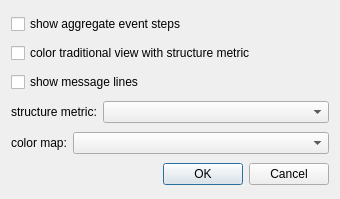
<?xml version="1.0" encoding="UTF-8"?>
<ui version="4.0">
 <class>VisOptionsDialog</class>
 <widget class="QDialog" name="VisOptionsDialog">
  <property name="geometry">
   <rect>
    <x>0</x>
    <y>0</y>
    <width>340</width>
    <height>199</height>
   </rect>
  </property>
  <property name="windowTitle">
   <string>Visualization Options</string>
  </property>
  <layout class="QVBoxLayout" name="verticalLayout">
   <item>
    <widget class="QCheckBox" name="showAggregateCheckBox">
     <property name="text">
      <string>show aggregate event steps</string>
     </property>
    </widget>
   </item>
   <item>
    <widget class="QCheckBox" name="metricColorTraditionalCheckBox">
     <property name="text">
      <string>color traditional view with structure metric</string>
     </property>
    </widget>
   </item>
   <item>
    <widget class="QCheckBox" name="showMessagesCheckBox">
     <property name="text">
      <string>show message lines</string>
     </property>
    </widget>
   </item>
   <item>
    <layout class="QHBoxLayout" name="horizontalLayout">
     <item>
      <widget class="QLabel" name="label">
       <property name="text">
        <string>structure metric:</string>
       </property>
      </widget>
     </item>
     <item>
      <widget class="QComboBox" name="metricComboBox">
       <property name="sizePolicy">
        <sizepolicy hsizetype="Preferred" vsizetype="Fixed">
         <horstretch>1</horstretch>
         <verstretch>0</verstretch>
        </sizepolicy>
       </property>
      </widget>
     </item>
    </layout>
   </item>
   <item>
    <layout class="QHBoxLayout" name="horizontalLayout_2">
     <item>
      <widget class="QLabel" name="label_2">
       <property name="text">
        <string>color map:</string>
       </property>
      </widget>
     </item>
     <item>
      <widget class="QComboBox" name="colorComboBox">
       <property name="sizePolicy">
        <sizepolicy hsizetype="Preferred" vsizetype="Fixed">
         <horstretch>1</horstretch>
         <verstretch>0</verstretch>
        </sizepolicy>
       </property>
      </widget>
     </item>
    </layout>
   </item>
   <item>
    <widget class="QDialogButtonBox" name="buttonBox">
     <property name="orientation">
      <enum>Qt::Horizontal</enum>
     </property>
     <property name="standardButtons">
      <set>QDialogButtonBox::Cancel|QDialogButtonBox::Ok</set>
     </property>
    </widget>
   </item>
  </layout>
 </widget>
 <resources/>
 <connections>
  <connection>
   <sender>buttonBox</sender>
   <signal>accepted()</signal>
   <receiver>VisOptionsDialog</receiver>
   <slot>accept()</slot>
   <hints>
    <hint type="sourcelabel">
     <x>248</x>
     <y>254</y>
    </hint>
    <hint type="destinationlabel">
     <x>157</x>
     <y>274</y>
    </hint>
   </hints>
  </connection>
  <connection>
   <sender>buttonBox</sender>
   <signal>rejected()</signal>
   <receiver>VisOptionsDialog</receiver>
   <slot>reject()</slot>
   <hints>
    <hint type="sourcelabel">
     <x>316</x>
     <y>260</y>
    </hint>
    <hint type="destinationlabel">
     <x>286</x>
     <y>274</y>
    </hint>
   </hints>
  </connection>
 </connections>
</ui>
